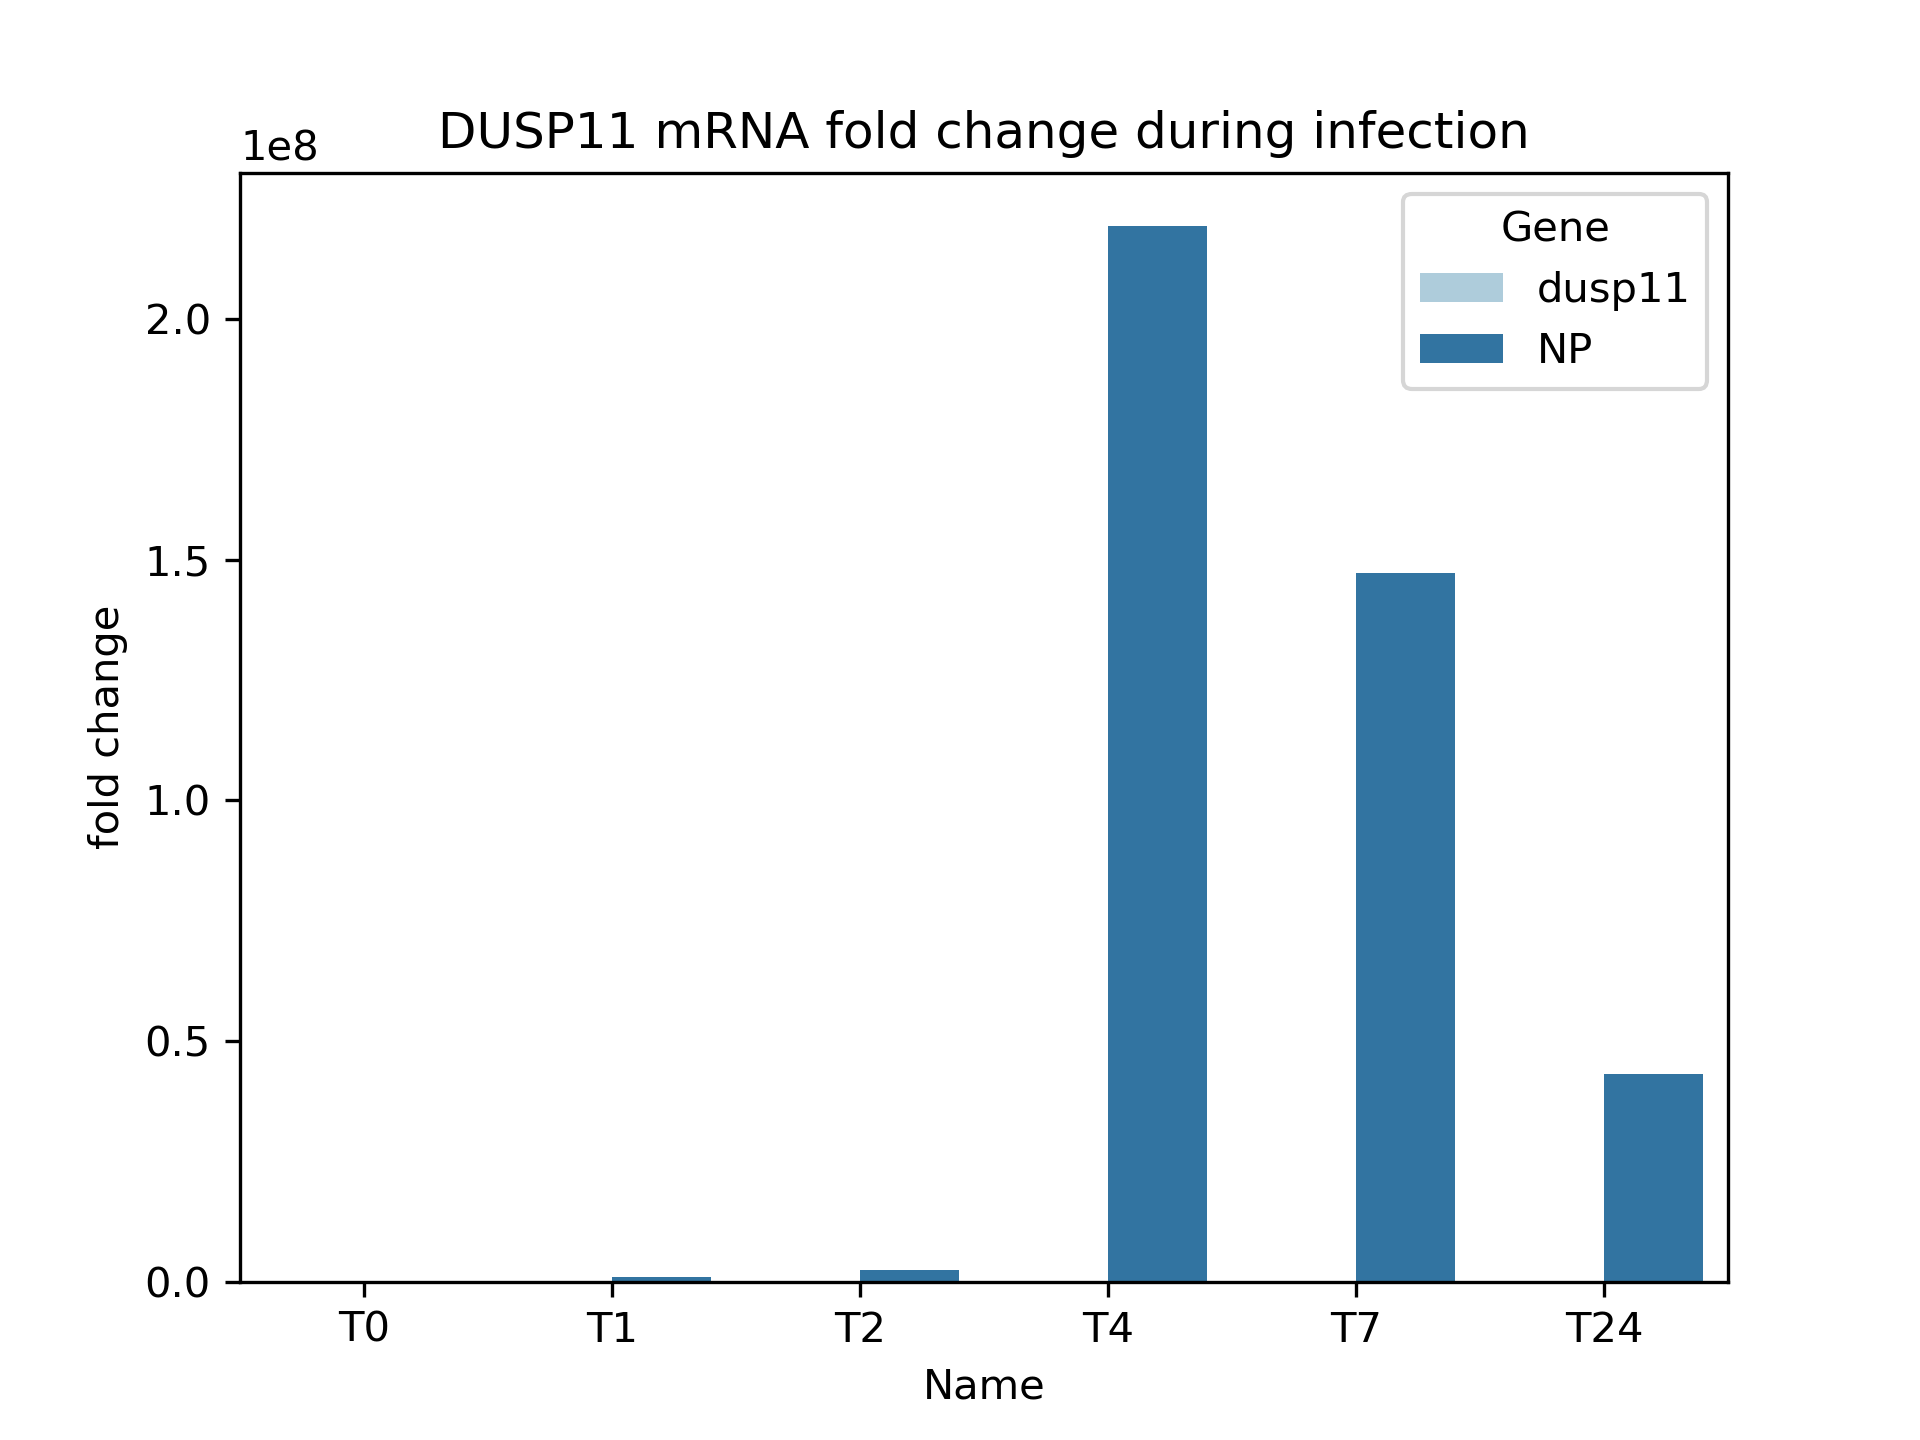

Reproduce this figure in Python.
import pandas as pd
import numpy as np
import seaborn as sns
import matplotlib.pyplot as plt


# Import function to read results and take the mean of technical replicates
def import_file(filename) -> pd.DataFrame:
    """This function will import, take the mean, and format replicate files."""
    df = (
        pd.read_excel(
            filename,
            sheet_name="Results",
            skiprows=46,
            usecols=["Sample Name", "Target Name", "CT"],
            na_values="Undetermined",
        )
        .groupby(by=["Sample Name", "Target Name"])
        .mean()
        .reset_index()
        .dropna()
    )
    return df


data = import_file("TN032_4_redo.xlsx")

# Extract relevant subsets
genes_of_interest = ["RNA18S1", "WSN_NP", "DUSP11"]  # used to filter data
subset_data = (
    data[data["Target Name"].str.contains("|".join(genes_of_interest))].pivot(
        index="Sample Name", columns="Target Name", values="CT"
    )  # re organize so that Target Names are now separated into columns using the sample name as the index
    # values will be CT
    .reset_index()
)

# Calculate delta values
subset_data["delta.dusp11"] = subset_data["DUSP11"] - subset_data["RNA18S1"]
subset_data["delta.NP"] = subset_data["WSN_NP"] - subset_data["RNA18S1"]
# Separate into mock and infected samples
mock = subset_data[subset_data["Sample Name"].str.contains("T0")].reset_index(drop=True)
mock_dusp11 = mock.at[0, "delta.dusp11"]
mock_NP = 40
ix = subset_data[subset_data["Sample Name"].str.contains("T")].reset_index(drop=True)
ix["Sample Name"] = ix["Sample Name"].str.extract("(\d+)").astype(int)
ix = ix.sort_values(by="Sample Name").reset_index(drop=True)

# Calculate ddCT
ddct = pd.DataFrame()
ddct["Name"] = ["T0", "T1", "T2", "T4", "T7", "T24"]
ddct["dusp11"] = ix["delta.dusp11"].subtract(mock_dusp11)
ddct["NP"] = ix["delta.NP"].subtract(mock_NP)
ddct_melted = pd.melt(ddct, id_vars=["Name"], var_name="Gene", value_name="CT Change")
ddct_melted["foldchange"] = np.power(2, -(ddct_melted["CT Change"]))

plot = sns.barplot(
    data=ddct_melted, x="Name", y="foldchange", hue="Gene", palette="Paired"
)
plt.title("DUSP11 mRNA fold change during infection")
plt.ylabel("fold change")
plt.savefig("TN032.4_redo.png", format="png", dpi=300)
plt.ylim(0, 1.2)
plt.savefig("TN032.4_redo_zoomed.png", format="png", dpi=300)
ddct_melted.to_excel("TN032.4_redo_output.xlsx")
